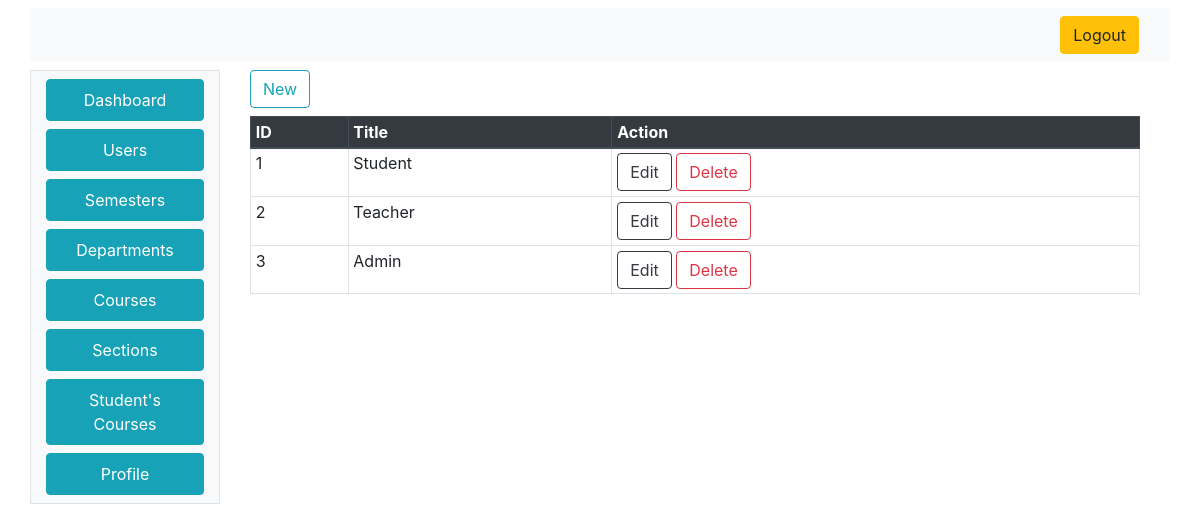
/admin/user_types.php, run on the app's committed database.
### tables this page shows
CREATE TABLE `usertype` (
  `UserTypeID` int(11) NOT NULL,
  `UserTypeTitle` varchar(100) NOT NULL
);

### index_model.php (called while the page is built, shortened)
<?php
class IndexModel
{
	public $con;
	public function IndexModel()
	{
		$this->host = "localhost:3306";
		$this->user = "root";
		$this->pass = "";
		$this->dbname = "exam4";
		$this->con =  new mysqli($this->host, $this->user, $this->pass, $this->dbname);
	}
	public function getAllUserTypesInfo()
	{
		$q = "SELECT * FROM usertype";
		$r = mysqli_query($this->con, $q);
		if ($r == false) {
			return 0;
		} else {
			return $r;
		}
	}
}

### admin/user_types.php (the view, shortened to what this page needs)
<html>
<head>
  <link rel="stylesheet" href="css.css">
  <link rel="stylesheet" href="https://stackpath.bootstrapcdn.com/bootstrap/4.4.1/css/bootstrap.min.css">
</head>
<body>
  <div class="container mt-2">
    <div class="row">
      <div class="col-12 mb-2 bg-light">
        <nav class="navbar navbar-expand-lg navbar-light bg-light justify-content-end">
          <a class="btn btn-warning ml-2" href="../logout.php"><i class="fa fa-sign-out" aria-hidden="true"></i>
            Logout
          </a>
        </nav>
      </div>
      <div class="col-2 bg-light border">
        <nav class=" d-none d-md-block bg-light sidebar">
          <?php
          require_once('sidebar.php');
          ?>
        </nav>
      </div>
      <div class="col-10 bg-transparent">
        <div class="container-fluid container-responsive">
          <a href="new_user_type.php" class="btn btn-outline-info mb-2"> New</a>
          <div class="table-responsive">
            <table class="table  table-sm table-hover table-bordered">
              <thead class="thead-dark">
                <tr>
                  <th scope="col">ID</th>
                  <th scope="col">Title</th>
                  <th scope="col">Action</th>
                </tr>
              </thead>
              <tbody>
                <?php
                require_once('../index_model.php');
                $indObj = new IndexModel();
                $rs = $indObj->getAllUserTypesInfo();
                while ($d = mysqli_fetch_assoc($rs)) {
                  echo $str = "<tr><td>" . $d["UserTypeID"] . "</td><td>" . $d["UserTypeTitle"] . "</td>
                    <td>
                      <a href='edit_user_type.php?UserTypeID=" . $d["UserTypeID"] . "&UserTypeTitle=" . $d["UserTypeTitle"] . "' class='btn btn-outline-dark'>Edit</a>
                      <a href='delete_user_type.php?UserTypeID=" . $d["UserTypeID"] . "' class='btn btn-outline-danger'>Delete</a>
                    </td>
                  </tr>";
                }
                ?>
              </tbody>
            </table>
          </div>
        </div>
      </div>
    </div>
  </div>
</body>
</html>

### data on the page
usertype: UserTypeID "1", UserTypeTitle "Student"
usertype: UserTypeID "2", UserTypeTitle "Teacher"
usertype: UserTypeID "3", UserTypeTitle "Admin"
